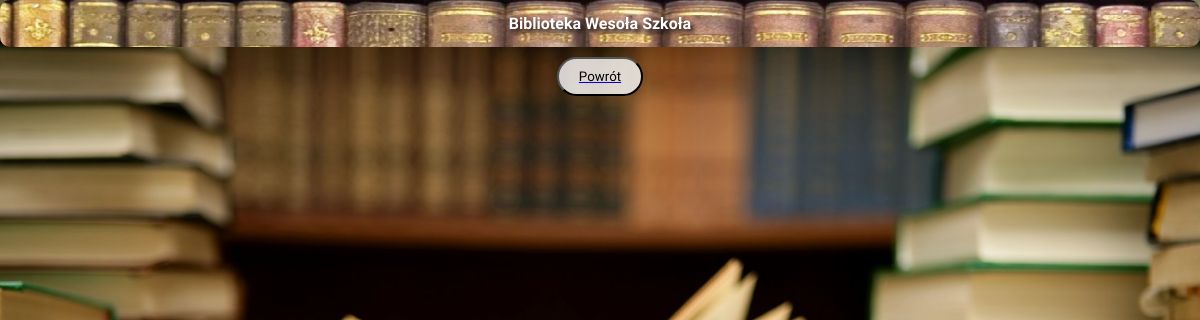
Before: /FO/wszystkie_wpisy.php with the older database file.
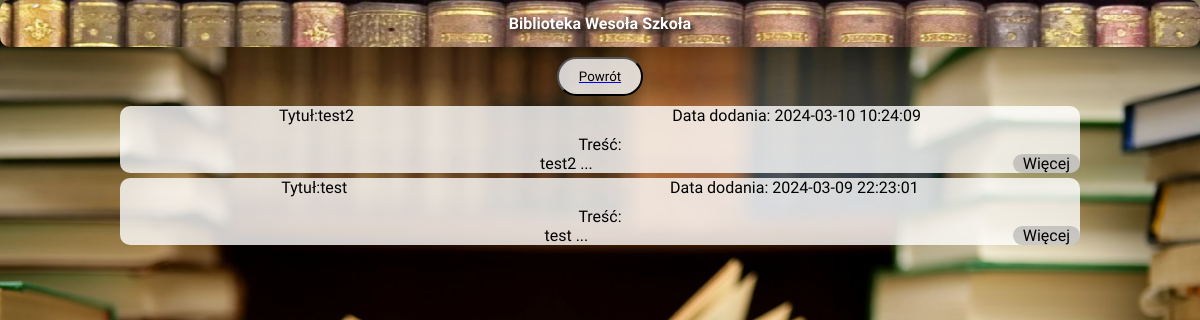
After: the same page with the newer database file.
### tables this page shows
CREATE TABLE `artykul` (
  `artykul_id` int(11) NOT NULL,
  `title` varchar(255) NOT NULL,
  `tresc` longtext NOT NULL,
  `link` longtext NOT NULL,
  `autor` varchar(255) NOT NULL,
  `data` datetime NOT NULL
);

### FO/wszystkie_wpisy.php (the view, shortened to what this page needs)
<!DOCTYPE html>
<html lang="pl">
<head>
    <link rel="stylesheet" href="style.css">
</head>
<body>
    <div class="header-container">
        <h2>Biblioteka Wesoła Szkoła</h2>
    </div>
    <div class="link">
        <a href="../index.php"><button>Powrót</button></a>
    </div>
    <?php
    $host = "localhost";
    $dbname = "wiai";
    $username = "root";
    $password = "";
    $connect = mysqli_connect($host, $username, $password, $dbname);
    $query = 'SELECT * FROM artykul ORDER BY artykul_id DESC';
    $data = mysqli_query($connect, $query);
    if (mysqli_num_rows($data) > 0)
    {
        while($row = mysqli_fetch_assoc($data))
        {
            echo "<div id='wpis' class='artykul'>
            <section class='gorny_panel_wpisu'>
                <p>Tytuł:".$row['title']."</p>
                <p>Data dodania: ".$row['data']."</p>
            </section>
            <article>
                <p>Treść:</p>
                ".substr($row['tresc'],0,150)." ...
                <a href='artykul.php?id=".$row['artykul_id']."'>Więcej</a>
            </article>
            </div>";
        }
    }
?>
</body>
</html>

Changed rows visible on the page:
added artykul: title "test2", data "2024-03-10 10:24:09", tresc "test2"
added artykul: title "test", data "2024-03-09 22:23:01", tresc "test"
